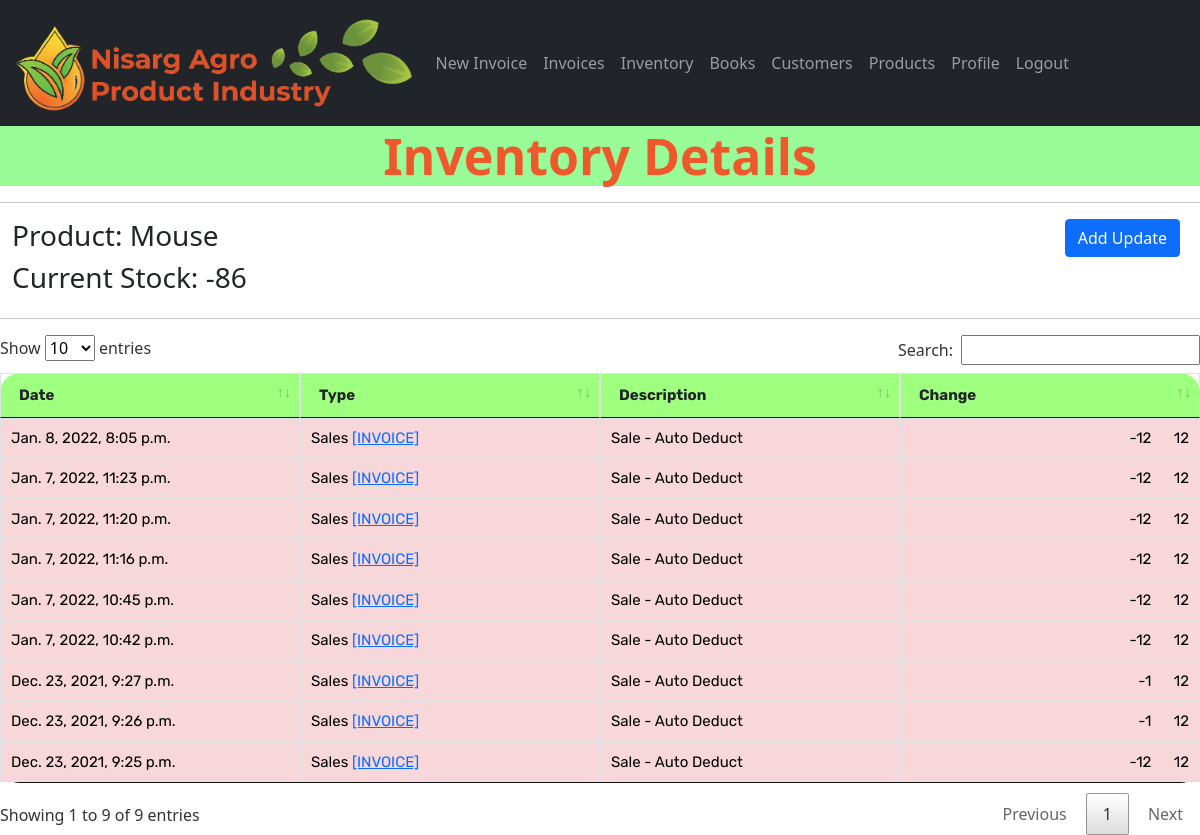
The page /inventory/5 (signed in) on the database its author committed.
### gstbillingapp/models.py (models this page shows, shortened)
class Inventory(models.Model):
    user = models.ForeignKey(
        User, null=True, blank=True, on_delete=models.SET_NULL)
    product = models.ForeignKey(
        Product, null=True, blank=True, on_delete=models.SET_NULL)
    current_stock = models.IntegerField(default=0)
    alert_level = models.IntegerField(default=0)
    last_log = models.ForeignKey(
        InventoryLog, null=True, blank=True, default=None, on_delete=models.SET_NULL)

class Product(models.Model):
    user = models.ForeignKey(
        User, null=True, blank=True, on_delete=models.SET_NULL)
    product_name = models.CharField(max_length=200)
    product_hsn = models.CharField(max_length=50, null=True, blank=True)
    product_unit = models.CharField(max_length=50)
    product_gst_percentage = models.FloatField()
    product_rate_with_gst = models.FloatField()
    def __str__(self):
        return str(self.product_name)

class InventoryLog(models.Model):
    user = models.ForeignKey(
        User, null=True, blank=True, on_delete=models.SET_NULL)
    product = models.ForeignKey(
        Product, null=True, blank=True, on_delete=models.SET_NULL)
    date = models.DateTimeField(default=datetime.now, blank=True, null=True)
    last_modified = models.DateTimeField(auto_now=True)
    change = models.IntegerField(default=0)
    CHANGE_TYPES = [
        (0, 'Other'),
        (1, 'Purchase'),
        (2, 'Production'),
        (4, 'Sales'),
    ]
    change_type = models.IntegerField(choices=CHANGE_TYPES, default=0)
    associated_invoice = models.ForeignKey(
        Invoice, blank=True, null=True, default=None, on_delete=models.SET_NULL)
    description = models.TextField(max_length=600, blank=True, null=True)

### gstbillingapp/views.py (the view)
# urls.py: path('inventory/<int:inventory_id>', views.inventory_logs, name='inventory_logs'),
@login_required
def inventory_logs(request, inventory_id):
    context = {}
    inventory = get_object_or_404(Inventory, id=inventory_id, user=request.user)
    inventory_logs = InventoryLog.objects.filter(user=request.user, product=inventory.product).order_by('-id')
    context['inventory'] = inventory
    context['inventory_logs'] = inventory_logs
    return render(request, 'gstbillingapp/inventory_logs.html', context)

### gstbillingapp/templates/gstbillingapp/inventory_logs.html (shortened to what this page needs)
{% extends "gstbillingapp/base.html" %}
{% load static %}
{% block content %}
<h2 style="text-align: center; color: #ef582a; background-color: palegreen; font-size: 50px;">
	<strong>
		Inventory Details
	</strong>
</h2>
<hr>
<div class="row">
	<div class="col px-4" >
		<h3>Product: {{inventory.product}}</h3>
		<h3>Current Stock: {{inventory.current_stock}}</h3>
	</div>
	<div class="col">
		<a href="{% url 'inventory_logs_add' inventory.id %}" id="add_customer_btn"><button type="button" class="btn btn-primary" style="margin-right: 20px;">Add Update</button></a>
	</div>
</div>
<hr>
<table class="table table-hover table-invoice" style="background: #9fff7f; font-family: Rubik, sans-serif; font-size: 15px; border-radius: 20px;" id="inventory-logs-table">
	<thead>
		<tr>
			<th>Date</th>
			<th>Type</th>
			<th>Description</th>
			<th>Change</th>
		</tr>
	</thead>
	<tbody class="two-col-form">
		{% for item in inventory_logs %}
		<tr class="{% if item.change < 0 %}table-danger{% else %}table-success{%endif%}">
			<td>{{item.date}}</td>
			<td>{{item.get_change_type_display}} {% if item.associated_invoice %}<a href="{% url 'invoice_viewer' item.associated_invoice.id %}">[INVOICE]</a>{% endif %}</td>
			<td>{{item.description}}</td>
			<td class="text-right">{{item.change}} &emsp; {{inventory.product.product_unit}}</td>
		{% endfor %}
	</tbody>
</table>
{% endblock %}

### static/gstbillingapp/main.css (style rules this page uses)
.two-col-form td, .two-col-form th { width: 25%; }
.table-invoice td, .table-invoice th { border: solid #dee2e6 1px; }
.table-invoice td, .table-invoice th { padding: .25rem; }
#add_customer_btn, #add_product_btn { float: right; }

### rows shown on the page
Inventory: product "Mouse", current_stock "-86", product.product_unit "12"
InventoryLog: date "Jan. 8, 2022, 8:05 p.m.", change_type "Sales", shows "[INVOICE]", description "Sale - Auto Deduct", change "-12"
InventoryLog: date "Jan. 7, 2022, 11:23 p.m.", change_type "Sales", shows "[INVOICE]", description "Sale - Auto Deduct", change "-12"
InventoryLog: date "Jan. 7, 2022, 11:20 p.m.", change_type "Sales", shows "[INVOICE]", description "Sale - Auto Deduct", change "-12"
InventoryLog: date "Jan. 7, 2022, 11:16 p.m.", change_type "Sales", shows "[INVOICE]", description "Sale - Auto Deduct", change "-12"
InventoryLog: date "Jan. 7, 2022, 10:45 p.m.", change_type "Sales", shows "[INVOICE]", description "Sale - Auto Deduct", change "-12"
InventoryLog: date "Jan. 7, 2022, 10:42 p.m.", change_type "Sales", shows "[INVOICE]", description "Sale - Auto Deduct", change "-12"
InventoryLog: date "Dec. 23, 2021, 9:27 p.m.", change_type "Sales", shows "[INVOICE]", description "Sale - Auto Deduct", change "-1"
InventoryLog: date "Dec. 23, 2021, 9:26 p.m.", change_type "Sales", shows "[INVOICE]", description "Sale - Auto Deduct", change "-1"
InventoryLog: date "Dec. 23, 2021, 9:25 p.m.", change_type "Sales", shows "[INVOICE]", description "Sale - Auto Deduct", change "-12"
